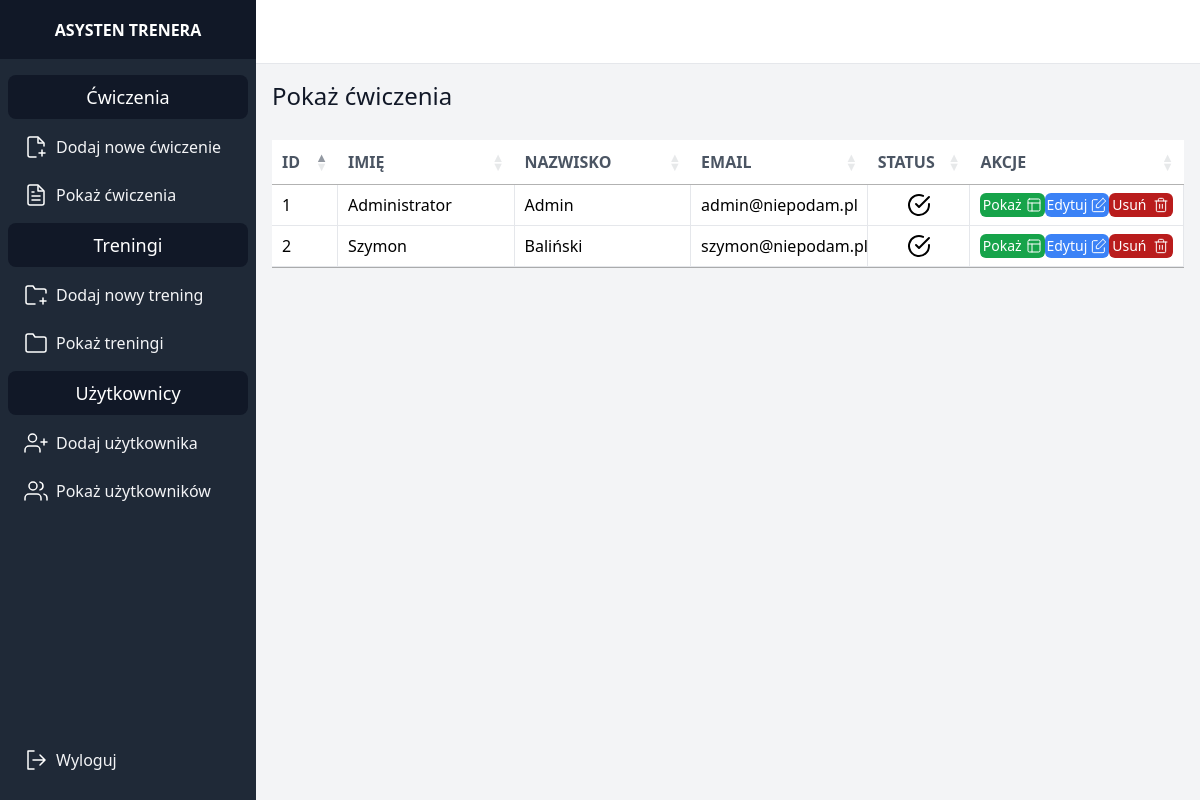
/client (signed in), run on an earlier commit of the app's database.
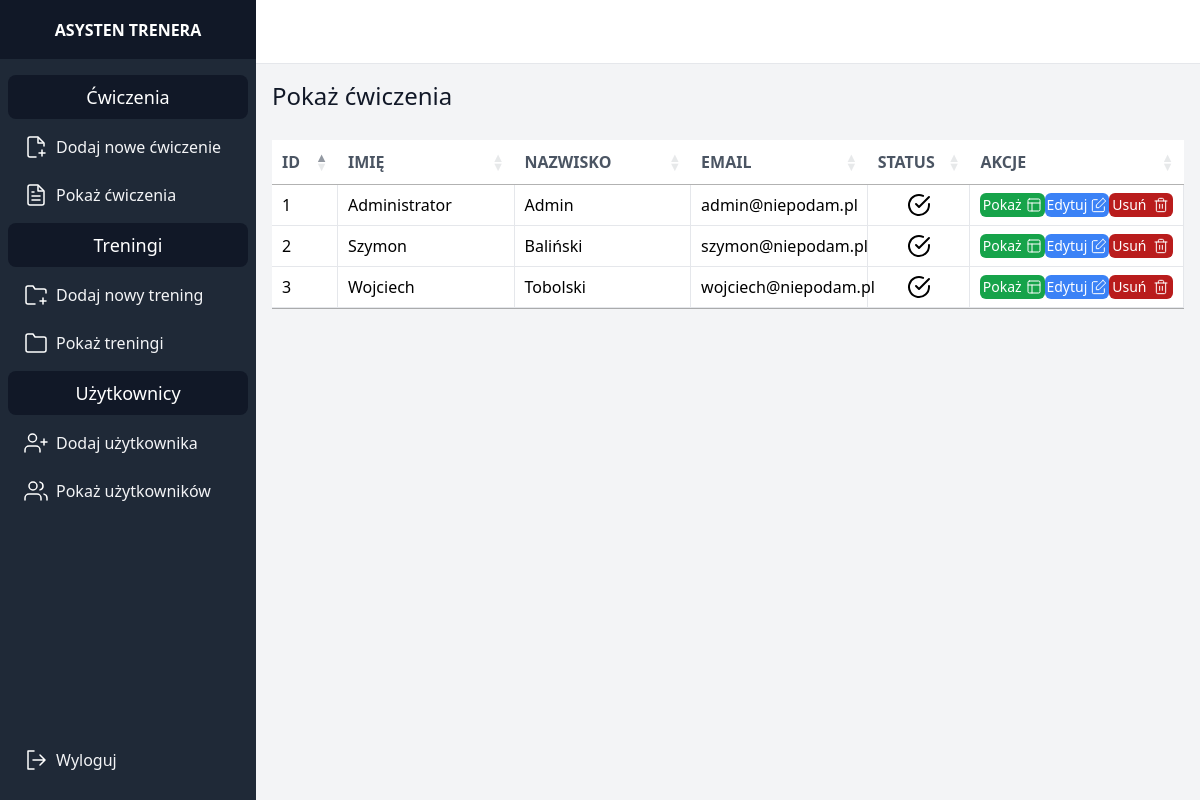
And on a later commit of the database.
### trener/models.py (models this page shows, shortened)
class Person(AbstractUser):
    email = models.EmailField(unique=True)
    photo = models.ImageField(upload_to=person_directory_path, blank=True, null=True)
    STATUS_CHOICES = [
        ('active', 'Active'),
        ('inactive', 'Inactive'),
        ('active_until', 'Active until specific date')
    ]
    status = models.CharField(max_length=15, choices=STATUS_CHOICES, default='active')
    active_until = models.DateField(null=True, blank=True)
    USERNAME_FIELD = 'email'
    REQUIRED_FIELDS = []

### trener/views.py (the view)
# urls.py: path('client', views.show_clients, name='show_clients'),
@login_required
def show_clients(request):
    clients = Person.objects.all()
    return render(request, 'show_clients.html', {"clients": clients})

### trener_style/templates/show_clients.html (shortened to what this page needs)
{% extends 'base.html' %}
{% block extra_head %}
    <link rel="stylesheet" type="text/css" href="https://cdn.datatables.net/1.10.21/css/jquery.dataTables.css">
{% endblock %}
{% block content %}
    <p class="font-medium text-gray-900 text-2xl mb-7">
            Pokaż ćwiczenia
        </p>
        <table class="w-full table-fixed" datatable id="exercise-table">
            <thead class="">
              <tr class="bg-white my-5">
                <th style="width: 5%" class="py-5 px-6 text-left text-gray-600 font-bold uppercase">ID</th>
                <th style="width: 20%" class="py-5 px-6 text-left text-gray-600 font-bold uppercase">Imię</th>
                <th style="width: 20%" class="py-5 px-6 text-left text-gray-600 font-bold uppercase">Nazwisko</th>
                <th style="width: 20%" class="py-5 px-6 text-left text-gray-600 font-bold uppercase">Email</th>
                <th style="width: 10%" class="py-5 px-6 text-left text-gray-600 font-bold uppercase">Status</th>
                <th style="width: 25%" class="py-5 px-6 text-left text-gray-600 font-bold uppercase">Akcje</th>
              </tr>
            </thead>
            <tbody class="bg-white">
              {% for client in clients %}
              <tr>
                <td class="py-5 w-2 border-b border-r border-gray-200">{{ client.id }}</td>
                <td class="py-5 px-6 border-b border-r border-gray-200">{{ client.first_name }}</td>
                <td class="py-5 px-6 border-b border-r border-gray-200">{{ client.last_name }}</td>
                <td class="py-5 px-6 border-b border-r border-gray-200">{{ client.email }}</td>
                <td class="py-5 px-6 border-b border-r border-gray-200">
                    {% if client.status == 'active'%}
                        <svg xmlns="http://www.w3.org/2000/svg" class="mx-auto" width="24" height="24" viewBox="0 0 24 24" fill="none" stroke="#000000" stroke-width="2" stroke-linecap="round" stroke-linejoin="round"><path d="M22 11.08V12a10 10 0 1 1-5.93-9.14"></path><polyline points="22 4 12 14.01 9 11.01"></polyline></svg>
                    {% endif %}
                </td>
                <td class="py-5 px-6 border-b border-r border-gray-200 flex flex-row justify-around">
                    <a href="{% url 'show_client' id=client.id %}" class="bg-green-600 flex flex-row w-20 justify-around rounded-md text-sm hover:bg-green-800">
                        <p class="text-white my-auto">
                            Pokaż
                        </p>
                        <svg  class="my-auto" xmlns="http://www.w3.org/2000/svg" width="16" height="16" viewBox="0 0 24 24" fill="none" stroke="#ffffff" stroke-width="1.5" stroke-linecap="round" stroke-linejoin="round"><rect x="3" y="3" width="18" height="18" rx="2"/><path d="M3 9h18M9 21V9"/></svg>
                    </a>
                    <a href="#" class="bg-blue-500 flex flex-row w-20 h-6 justify-around rounded-md text-sm hover:bg-blue-700">
                        <p class="text-white my-auto">
                            Edytuj
                        </p>
                    </a>
                    <a href="#" class="bg-red-700 flex flex-row w-20 justify-around rounded-md text-sm hover:bg-red-900">
                        <p class="text-white my-auto">
                            Usuń
                        </p>
                    </a>
                </td>
              </tr>
              {% empty %}
              <tr>
                <td colspan="5" class="text-center font-normal leading-normal text-sm">No exercises found</td>
              </tr>
              {% endfor %}
            </tbody>
      </table>
{% endblock %}

What changed in the data, as far as the page shows it:
added Person: id "3", first_name "Wojciech", last_name "Tobolski", email "wojciech@niepodam.pl", status "active" (drawn)
